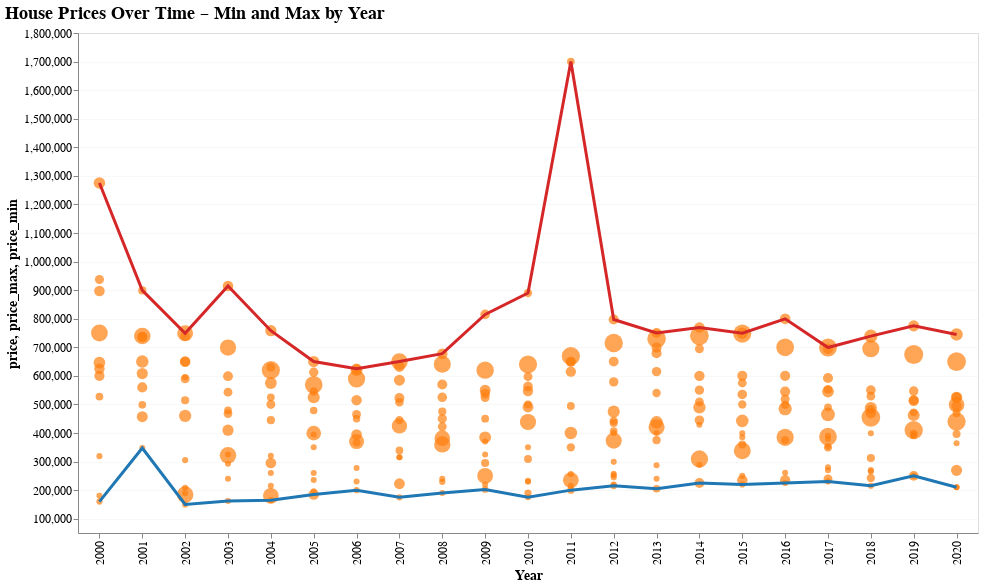

The code cell stored with this chart in its notebook:
### Markdown cell above
# Evolution des prix selon High / Low Earthquake

### Code cell
import altair as alt
import numpy as np
import pandas as pd

# Calculer min et max par année
yearly_extremes = df_selected.groupby('Year').agg(
    price_min=('price','min'),
    price_max=('price','max')
).reset_index()

# Définir buffer pour ne pas écraser le graphique
buffer = 100000
ymin = yearly_extremes['price_min'].min() - buffer
ymax = yearly_extremes['price_max'].max() + buffer

# Filtrer scatter pour ne pas dépasser le min/max ± buffer
df_filtered = df_selected[(df_selected['price'] >= ymin) & (df_selected['price'] <= ymax)].copy()

# Chart
chart = alt.layer(
    # Scatter points
    alt.Chart(df_filtered).mark_circle().encode(
        x='Year:O',
        y='price:Q',
        size=alt.Size('quake_size:Q', legend=None),
        color=alt.value('#ff7f0e'),
        tooltip=['State:N', 'Year:O', 'earthquake:Q', 'price:Q']
    ),
    # Courbe prix max
    alt.Chart(yearly_extremes).mark_line(size=3, color='#d62728').encode(
        x='Year:O',
        y='price_max:Q',
        tooltip=['Year:O','price_max:Q']
    ),
    # Courbe prix min
    alt.Chart(yearly_extremes).mark_line(size=3, color='#1f77b4').encode(
        x='Year:O',
        y='price_min:Q',
        tooltip=['Year:O','price_min:Q']
    )
).properties(
    width=900,
    height=500,
    title='House Prices Over Time – Min and Max by Year'
).encode(
    y=alt.Y('price:Q', scale=alt.Scale(domain=[ymin, ymax]))
).configure_axis(
    labelFontSize=12,
    titleFontSize=14,
    gridOpacity=0.2
).configure_title(
    fontSize=18,
    anchor='start'
)

chart

### Figure 1 — Vega-Lite specification as saved in the notebook (floating-point values rounded to 4 significant figures; data arrays with more than 128 entries replaced by an {"elided": "..."} marker saying what was removed)
{"config": {"view": {"continuousWidth": 300, "continuousHeight": 300}, "axis": {"gridOpacity": 0.2, "labelFontSize": 12, "titleFontSize": 14}, "title": {"anchor": "start", "fontSize": 18}}, "layer": [{"data": {"name": "data-c77f5ba2840cc3ce80a167e9396c1a17"}, "mark": {"type": "circle"}, "encoding": {"color": {"value": "#ff7f0e"}, "size": {"field": "quake_size", "legend": null, "type": "quantitative"}, "tooltip": [{"field": "State", "type": "nominal"}, {"field": "Year", "type": "ordinal"}, {"field": "earthquake", "type": "quantitative"}, {"field": "price", "type": "quantitative"}], "x": {"field": "Year", "type": "ordinal"}, "y": {"field": "price", "type": "quantitative"}}}, {"data": {"name": "data-a88ea7003c9e3fbeee402a7e1fab998e"}, "mark": {"type": "line", "color": "#d62728", "size": 3}, "encoding": {"tooltip": [{"field": "Year", "type": "ordinal"}, {"field": "price_max", "type": "quantitative"}], "x": {"field": "Year", "type": "ordinal"}, "y": {"field": "price_max", "type": "quantitative"}}}, {"data": {"name": "data-a88ea7003c9e3fbeee402a7e1fab998e"}, "mark": {"type": "line", "color": "#1f77b4", "size": 3}, "encoding": {"tooltip": [{"field": "Year", "type": "ordinal"}, {"field": "price_min", "type": "quantitative"}], "x": {"field": "Year", "type": "ordinal"}, "y": {"field": "price_min", "type": "quantitative"}}}], "encoding": {"y": {"field": "price", "scale": {"domain": [50000.0, 1800000.0]}, "type": "quantitative"}}, "height": 500, "title": "House Prices Over Time – Min and Max by Year", "width": 900, "$schema": "https://vega.github.io/schema/vega-lite/v5.20.1.json", "datasets": {"data-c77f5ba2840cc3ce80a167e9396c1a17": {"elided": "270 records"}, "data-a88ea7003c9e3fbeee402a7e1fab998e": [{"Year": 2000, "price_min": 160000.0, "price_max": 1275000.0}, {"Year": 2001, "price_min": 347500.0, "price_max": 899000.0}, {"Year": 2002, "price_min": 150000.0, "price_max": 749000.0}, {"Year": 2003, "price_min": 162000.0, "price_max": 914500.0}, {"Year": 2004, "price_min": 165000.0, "price_max": 758000.0}, {"Year": 2005, "price_min": 185000.0, "price_max": 650000.0}, {"Year": 2006, "price_min": 199900.0, "price_max": 625000.0}, {"Year": 2007, "price_min": 175000.0, "price_max": 650000.0}, {"Year": 2008, "price_min": 189900.0, "price_max": 677500.0}, {"Year": 2009, "price_min": 202500.0, "price_max": 815000.0}, {"Year": 2010, "price_min": 174900.0, "price_max": 890000.0}, {"Year": 2011, "price_min": 200000.0, "price_max": 1700000.0}, {"Year": 2012, "price_min": 215000.0, "price_max": 797200.0}, {"Year": 2013, "price_min": 204900.0, "price_max": 750000.0}, {"Year": 2014, "price_min": 225000.0, "price_max": 769500.0}, {"Year": 2015, "price_min": 220000.0, "price_max": 749500.0}, {"Year": 2016, "price_min": 225000.0, "price_max": 799500.0}, {"Year": 2017, "price_min": 230000.0, "price_max": 699000.0}, {"Year": 2018, "price_min": 215500.0, "price_max": 739000.0}, {"Year": 2019, "price_min": 249900.0, "price_max": 775000.0}, {"Year": 2020, "price_min": 209900.0, "price_max": 745000.0}]}}
